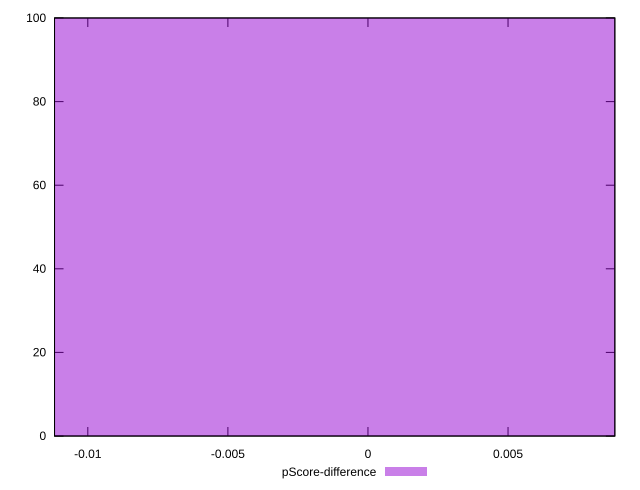

The gnuplot source for this figure:
reset

$pScoreDifference <<EOF
0 100
EOF

set key outside below
set boxwidth 0.1
set xrange [-0.011188052210594037:0.008811947789405963]
set yrange [0:100]
set trange [0:100]
set style fill transparent solid 0.5 noborder
set terminal svg size 640, 490 enhanced background rgb 'white'
set output "report/report_00029_2021-02-24T13-36-40.390Z/dom-size/samples/astro/pScore-difference/histogram.svg"

plot $pScoreDifference title "pScore-difference" with boxes

reset
